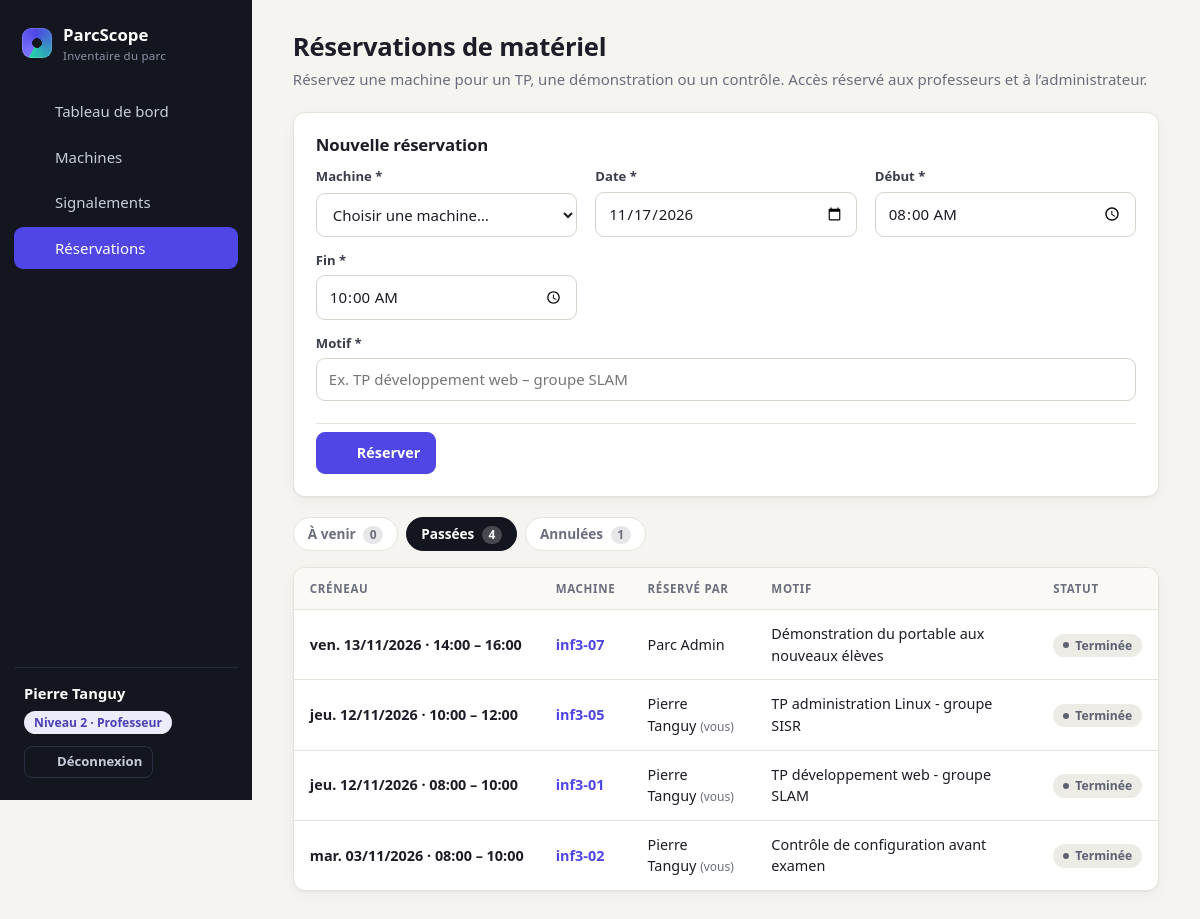
/reservations.php?vue=passees (signed in), run on the app's committed database.
### tables this page shows
CREATE TABLE utilisateurs (
  id                 INT UNSIGNED NOT NULL AUTO_INCREMENT,
  nom                VARCHAR(60)  NOT NULL,
  prenom             VARCHAR(60)  NOT NULL,
  email              VARCHAR(120) NOT NULL,
  mot_de_passe       VARCHAR(255) NOT NULL,    
  niveau             TINYINT UNSIGNED NOT NULL DEFAULT 1,
  salle_id           INT UNSIGNED NULL,        
  actif              TINYINT(1)   NOT NULL DEFAULT 1,
  derniere_connexion DATETIME     NULL,
  PRIMARY KEY (id),
  UNIQUE KEY uq_utilisateurs_email (email),
  CONSTRAINT chk_niveau CHECK (niveau BETWEEN 1 AND 3),
  CONSTRAINT fk_utilisateurs_salle FOREIGN KEY (salle_id)
    REFERENCES salles (id) ON DELETE SET NULL
);

CREATE TABLE reservations (
  id             INT UNSIGNED NOT NULL AUTO_INCREMENT,
  machine_id     INT UNSIGNED NOT NULL,
  utilisateur_id INT UNSIGNED NULL,
  debut          DATETIME     NOT NULL,
  fin            DATETIME     NOT NULL,
  motif          VARCHAR(200) NOT NULL,
  statut         VARCHAR(20)  NOT NULL DEFAULT 'active',
  date_creation  DATETIME     NOT NULL DEFAULT CURRENT_TIMESTAMP,
  PRIMARY KEY (id),
  KEY idx_reservations_machine_debut (machine_id, debut),
  CONSTRAINT chk_reservations_dates CHECK (fin > debut),
  CONSTRAINT fk_reservations_machine FOREIGN KEY (machine_id)
    REFERENCES machines (id) ON DELETE CASCADE,
  CONSTRAINT fk_reservations_user FOREIGN KEY (utilisateur_id)
    REFERENCES utilisateurs (id) ON DELETE SET NULL
);

CREATE TABLE machines (
  id            INT UNSIGNED NOT NULL AUTO_INCREMENT,
  salle_id      INT UNSIGNED NOT NULL,
  nom           VARCHAR(60)  NOT NULL,
  type          VARCHAR(30)  NOT NULL DEFAULT 'Poste fixe',   
  marque        VARCHAR(60)  NULL,
  modele        VARCHAR(80)  NULL,
  numero_serie  VARCHAR(60)  NULL,
  cpu           VARCHAR(100) NULL,
  ram_go        SMALLINT UNSIGNED NULL,
  disque_go     INT UNSIGNED NULL,
  disque_type   VARCHAR(20)  NULL,                            
  os            VARCHAR(60)  NULL,
  os_version    VARCHAR(60)  NULL,
  ip            VARCHAR(45)  NULL,
  mac           VARCHAR(17)  NULL,
  statut        VARCHAR(20)  NOT NULL DEFAULT 'actif',       
  date_achat    DATE         NULL,
  date_ajout    DATETIME     NOT NULL DEFAULT CURRENT_TIMESTAMP,
  PRIMARY KEY (id),
  UNIQUE KEY uq_machines_nom (nom),
  CONSTRAINT fk_machines_salle FOREIGN KEY (salle_id)
    REFERENCES salles (id) ON DELETE RESTRICT
);

### config/config.php (called while the page is built)
<?php
return [
    'app_name' => 'ParcScope',
    'db' => [
        'host'    => 'localhost',
        'name'    => 'parc_info',
        'user'    => 'root',
        'pass'    => '',
        'charset' => 'utf8mb4',
    ],
];

### includes/db.php (called while the page is built, shortened)
<?php
function config(): array
{
    static $config = null;
    if ($config === null) {
        $config = require __DIR__ . '/../config/config.php';
    }
    return $config;
}

### includes/auth.php (called while the page is built, shortened)
<?php
function current_user(): ?array
{
    return $_SESSION['user'] ?? null;
}
function has_level(int $niveau): bool
{
    $user = current_user();
    return $user !== null && (int) $user['niveau'] >= $niveau;
}

### reservations.php (the view, shortened to what this page needs)
<?php
require __DIR__ . '/includes/bootstrap.php';
$pdo = db();
$me = current_user();
$now = date('Y-m-d H:i:s');
$machines = $pdo->query("SELECT id, nom, type, marque, modele FROM machines WHERE statut = 'actif' ORDER BY nom")->fetchAll();
$machineIds = array_map(fn($m) => (string) $m['id'], $machines);
$vue = (string) ($_GET['vue'] ?? 'avenir');
$form = [
    'machine_id' => (string) ($_GET['machine'] ?? ''),
    'date'       => date('Y-m-d'),
    'debut'      => '08:00',
    'fin'        => '10:00',
    'motif'      => '',
];
if (!in_array($form['machine_id'], $machineIds, true)) {
    $form['machine_id'] = '';
}
$errors = [];
$stmt = $pdo->prepare(
    "SELECT SUM(CASE WHEN statut = 'active' AND fin >= ? THEN 1 ELSE 0 END) AS avenir,
            SUM(CASE WHEN statut = 'active' AND fin <  ? THEN 1 ELSE 0 END) AS passees,
            SUM(CASE WHEN statut = 'annulee' THEN 1 ELSE 0 END) AS annulees
       FROM reservations"
);
$stmt->execute([$now, $now]);
$counts = array_map('intval', $stmt->fetch());
$base = "SELECT r.*, m.nom AS machine, m.statut AS machine_statut, u.prenom, u.nom AS user_nom
           FROM reservations r
           JOIN machines m ON m.id = r.machine_id
           LEFT JOIN utilisateurs u ON u.id = r.utilisateur_id";
if ($vue === 'avenir') {
    $stmt = $pdo->prepare("$base WHERE r.statut = 'active' AND r.fin >= ? ORDER BY r.debut ASC");
    $stmt->execute([$now]);
} elseif ($vue === 'passees') {
    $stmt = $pdo->prepare("$base WHERE r.statut = 'active' AND r.fin < ? ORDER BY r.debut DESC");
    $stmt->execute([$now]);
} else {
    $stmt = $pdo->prepare("$base WHERE r.statut = 'annulee' ORDER BY r.debut DESC");
    $stmt->execute();
}
$liste = $stmt->fetchAll();
$vues = ['avenir' => 'À venir', 'passees' => 'Passées', 'annulees' => 'Annulées'];
$active = 'reservations';
require __DIR__ . '/includes/header.php';
?>
<header class="page-head">
  <div>
    <h1>Réservations de matériel</h1>
    <p class="muted">Réservez une machine pour un TP, une démonstration ou un contrôle. Accès réservé aux professeurs et à l’administrateur.</p>
  </div>
</header>
<form method="post" action="reservations.php" class="card form" novalidate>
  <h2>Nouvelle réservation</h2>
  <?php if (!$machines): ?>
    <p class="muted">Aucune machine n’est disponible (en service) pour le moment.</p>
  <?php else: ?>
    <div class="grid-3">
      <label class="field<?= isset($errors['machine_id']) ? ' invalid' : '' ?>"><span>Machine *</span>
        <select name="machine_id" required>
          <option value="">Choisir une machine…</option>
        </select>
      </label>
      <label class="field<?= isset($errors['date']) ? ' invalid' : '' ?>"><span>Date *</span>
        <input type="date" name="date" value="<?= e($form['date']) ?>" min="<?= e(date('Y-m-d')) ?>" required>
      </label>
      <label class="field<?= isset($errors['debut']) ? ' invalid' : '' ?>"><span>Début *</span>
        <input type="time" name="debut" value="<?= e($form['debut']) ?>" step="900" required>
      </label>
      <label class="field<?= isset($errors['fin']) ? ' invalid' : '' ?>"><span>Fin *</span>
        <input type="time" name="fin" value="<?= e($form['fin']) ?>" step="900" required>
      </label>
      <label class="field span<?= isset($errors['motif']) ? ' invalid' : '' ?>"><span>Motif *</span>
        <input type="text" name="motif" value="<?= e($form['motif']) ?>" maxlength="200" placeholder="Ex. TP développement web – groupe SLAM" required>
      </label>
    </div>
    <div class="form-actions">
      <button class="btn primary" type="submit"><?= icon('calendar') ?>Réserver</button>
    </div>
  <?php endif; ?>
</form>
<div class="chips">
  <?php foreach ($vues as $key => $label): ?>
    <a class="chip <?= $vue === $key ? 'on' : '' ?>" href="reservations.php?vue=<?= e($key) ?>"><?= e($label) ?> <span class="count"><?= $counts[$key] ?></span></a>
  <?php endforeach; ?>
</div>
<?php if (!$liste): ?>
  <div class="empty">
    <h2>Aucune réservation <?= e(['avenir' => 'à venir', 'passees' => 'passée', 'annulees' => 'annulée'][$vue]) ?></h2>
    <p><?= $vue === 'avenir' ? 'Utilisez le formulaire ci-dessus pour réserver une machine.' : 'Rien à afficher dans cette liste pour le moment.' ?></p>
  </div>
<?php else: ?>
  <div class="card flush">
    <div class="table-wrap">
      <table class="tbl">
        <thead>
          <tr><th>Créneau</th><th>Machine</th><th>Réservé par</th><th>Motif</th><th>Statut</th><?php if ($vue === 'avenir'): ?><th>Action</th><?php endif; ?></tr>
        </thead>
        <tbody>
          <?php foreach ($liste as $r): ?>
            <?php $mine = (int) $r['utilisateur_id'] === $me['id']; ?>
            <tr>
              <td class="nowrap strong"><?= e(fcreneau($r['debut'], $r['fin'])) ?></td>
              <td>
                <a class="strong" href="machine.php?id=<?= (int) $r['machine_id'] ?>"><?= e($r['machine']) ?></a>
              </td>
              <td><?= $r['prenom'] !== null ? e($r['prenom'] . ' ' . $r['user_nom']) : '<span class="muted">Compte supprimé</span>' ?><?= $mine ? ' <small class="muted">(vous)</small>' : '' ?></td>
              <td class="wide"><?= e($r['motif']) ?></td>
              <td>
                <?php if ($vue === 'annulees'): ?>
                  <span class="badge neutral"><i></i>Annulée</span>
                <?php elseif ($vue === 'passees'): ?>
                  <span class="badge neutral"><i></i>Terminée</span>
                <?php elseif ($r['debut'] <= $now): ?>
                  <span class="badge ok"><i></i>En cours</span>
                <?php else: ?>
                  <span class="badge lvl2"><i></i>À venir</span>
                <?php endif; ?>
              </td>
            </tr>
          <?php endforeach; ?>
        </tbody>
      </table>
    </div>
  </div>
<?php endif; ?>
<?php require __DIR__ . '/includes/footer.php'; ?>

### includes/header.php (shortened to what this page needs)
<?php
$user = current_user();
$appName = config()['app_name'];
$nav = [
    ['index',        'index.php',        'Tableau de bord', 'grid',    NIVEAU_ELEVE],
    ['machines',     'machines.php',     'Machines',        'monitor', NIVEAU_ELEVE],
    ['signalements', 'signalements.php', 'Signalements',    'alert',   NIVEAU_ELEVE],
    ['reservations', 'reservations.php', 'Réservations',    'calendar', NIVEAU_PROF],
    ['comptes',      'comptes.php',      'Comptes',         'users',   NIVEAU_ADMIN],
];
?><!DOCTYPE html>
<html lang="fr">
<head>
  <link rel="stylesheet" href="assets/css/style.css">
</head>
<body>
<div class="app">
  <aside class="side">
    <a class="brand" href="index.php">
      <span class="mark" aria-hidden="true"></span>
      <span><?= e($appName) ?><small>Inventaire du parc</small></span>
    </a>
    <nav class="menu">
      <?php foreach ($nav as [$key, $href, $label, $ico, $min]): ?>
        <?php if (has_level($min)): ?>
          <a href="<?= e($href) ?>" class="<?= ($active ?? '') === $key ? 'on' : '' ?>"><?= icon($ico) ?><?= e($label) ?></a>
        <?php endif; ?>
      <?php endforeach; ?>
    </nav>
    <div class="me">
      <div class="who">
        <strong><?= e($user['prenom'] . ' ' . $user['nom']) ?></strong>
        <?= badge_niveau((int) $user['niveau']) ?>
      </div>
      <form method="post" action="logout.php">
        <button class="btn ghost small" type="submit"><?= icon('logout') ?>Déconnexion</button>
      </form>
    </div>
  </aside>
  <main class="main">

### includes/functions.php (shortened to what this page needs)
<?php
function e($value): string
{
    return htmlspecialchars((string) $value, ENT_QUOTES | ENT_SUBSTITUTE, 'UTF-8');
}
function fjour(string $date): string
{
    $jours = ['dim.', 'lun.', 'mar.', 'mer.', 'jeu.', 'ven.', 'sam.'];
    $ts = strtotime($date);
    return $ts ? $jours[(int) date('w', $ts)] . ' ' . date('d/m/Y', $ts) : '—';
}
function fheure(string $datetime): string
{
    $ts = strtotime($datetime);
    return $ts ? date('H:i', $ts) : '—';
}
function fcreneau(string $debut, string $fin): string
{
    return fjour($debut) . ' · ' . fheure($debut) . ' – ' . fheure($fin);
}
function badge_niveau(int $niveau): string
{
    return '<span class="badge lvl' . $niveau . '">Niveau ' . $niveau . ' · ' . e(NIVEAUX[$niveau] ?? '?') . '</span>';
}
function icon(string $name): string
{
    $paths = [
        'grid'    => '<rect x="3" y="3" width="7" height="7" rx="1.5"/><rect x="14" y="3" width="7" height="7" rx="1.5"/><rect x="3" y="14" width="7" height="7" rx="1.5"/><rect x="14" y="14" width="7" height="7" rx="1.5"/>',
        'monitor' => '<rect x="3" y="4" width="18" height="12" rx="2"/><path d="M8 20h8M12 16v4"/>',
        'alert'   => '<path d="M12 3 2.5 20h19L12 3Z"/><path d="M12 10v4.5M12 17.5v.01"/>',
        'users'   => '<circle cx="9" cy="8" r="3.5"/><path d="M2.5 20c0-3.6 2.9-6 6.5-6s6.5 2.4 6.5 6"/><path d="M16 4.6a3.5 3.5 0 0 1 0 6.8M18 14.4c2 .8 3.5 2.6 3.5 5.6"/>',
        'logout'  => '<path d="M9 4H5a2 2 0 0 0-2 2v12a2 2 0 0 0 2 2h4M16 8l4 4-4 4M20 12H9"/>',
        'plus'    => '<path d="M12 5v14M5 12h14"/>',
        'trash'   => '<path d="M4 7h16M10 11v6M14 11v6M6 7l1 12a2 2 0 0 0 2 2h6a2 2 0 0 0 2-2l1-12M9 7V4h6v3"/>',
        'edit'    => '<path d="M4 20h4L19 9l-4-4L4 16v4ZM13.5 6.5l4 4"/>',
        'search'  => '<circle cx="11" cy="11" r="6.5"/><path d="m20 20-4-4"/>',
        'check'   => '<path d="m5 12.5 4.5 4.5L19 7.5"/>',
        'x'       => '<path d="M6 6l12 12M18 6 6 18"/>',
        'back'    => '<path d="M15 5l-7 7 7 7"/>',
        'calendar' => '<rect x="3" y="5" width="18" height="16" rx="2"/><path d="M3 10h18M8 3v4M16 3v4"/>',
    ];
    return '<svg class="ico" viewBox="0 0 24 24" fill="none" stroke="currentColor" stroke-width="1.8" stroke-linecap="round" stroke-linejoin="round" aria-hidden="true">'
        . ($paths[$name] ?? '') . '</svg>';
}

### data on the page
utilisateurs: prenom+nom "Pierre Tanguy"
reservations: utilisateur "2", utilisateur "Professeur", fcreneau($r['debut'], $r['fin']) "jeu. 12/11/2026 · 08:00 – 10:00", machine.nom "inf3-01", utilisateur.nom "Pierre Tanguy", shows "(vous)", motif "TP développement web - groupe SLAM"
reservations: fcreneau($r['debut'], $r['fin']) "ven. 13/11/2026 · 14:00 – 16:00", machine.nom "inf3-07", utilisateur.nom "Parc Admin", motif "Démonstration du portable aux nouveaux élèves"
reservations: fcreneau($r['debut'], $r['fin']) "jeu. 12/11/2026 · 10:00 – 12:00", machine.nom "inf3-05", utilisateur.nom "Pierre Tanguy", shows "(vous)", motif "TP administration Linux - groupe SISR"
reservations: fcreneau($r['debut'], $r['fin']) "mar. 03/11/2026 · 08:00 – 10:00", machine.nom "inf3-02", utilisateur.nom "Pierre Tanguy", shows "(vous)", motif "Contrôle de configuration avant examen"

### other printed values
$appName "ParcScope"
$label "Tableau de bord"
$label "Machines"
$label "Signalements"
$label "Réservations"
$label "À venir"
$counts[$key] "0"
$label "Passées"
$counts[$key] "4"
$label "Annulées"
$counts[$key] "1"
